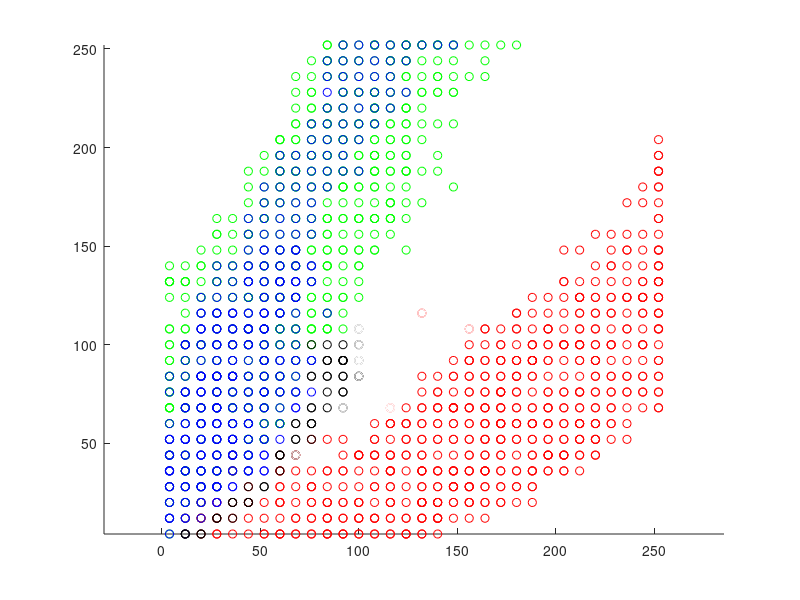

This figure's MATLAB source: (Note: this script raises an error after producing the figure.)
load('color-data/data-trunc.mat')
figure(10)
[az, el] = view;
cla;
hold on
axis equal

scatter3(green(:,3), green(:,2), green(:,1), 'g')
scatter3(  red(:,3),   red(:,2),   red(:,1), 'r')
scatter3( blue(:,3),  blue(:,2),  blue(:,1), 'b')
scatter3(black(:,3), black(:,2), black(:,1), 'k')
scatter3(white(:,3), white(:,2), white(:,1), 'w')
scatter3(yellow(:,3), yellow(:,2), yellow(:,1), 'y')
xlim([0 255])
ylim([0 255])
zlim([0 255])
xlabel('R')
ylabel('G')
zlabel('B')
grid on

ax = gca;
ax.XTick = 0:64:256;
ax.YTick = 0:64:256;
ax.ZTick = 0:64:256;

dirs = [
	{[1 -0.65 -0.65]', 16, 'r'};
	{[-0.9 1 -0.3]', 8, 'g'};
	{[-1 0.2 0.8]', 8, 'y'};
    {[-0.3 -0.9 1]', 8, 'b'};
	{[-1 -1 -1]', -110, 'k'};
]';
for dir=dirs
	[dir, off, col] = dir{:};
	dir = dir / norm(dir);
	
	[r, g, b] = plane_surf(dir, off, 256 * sqrt(3));
	
	s = surf(r, g, b, 'FaceColor', col, 'FaceAlpha', 0.4);
	center = [128 128 128]';
	c_plane = center - dir*(dir'*center);
	
	q = quiver3(c_plane(1), c_plane(2), c_plane(3),...
		    64*dir(1), 64*dir(2), 64*dir(3),...
			'Color', col);
	q.LineWidth = 2;
	q.MaxHeadSize = 8;
	
	fprintf('%.2fr + %.2fg + %.2fb > 0\n', dir(1), dir(2), dir(3))

end

view(az, el)


